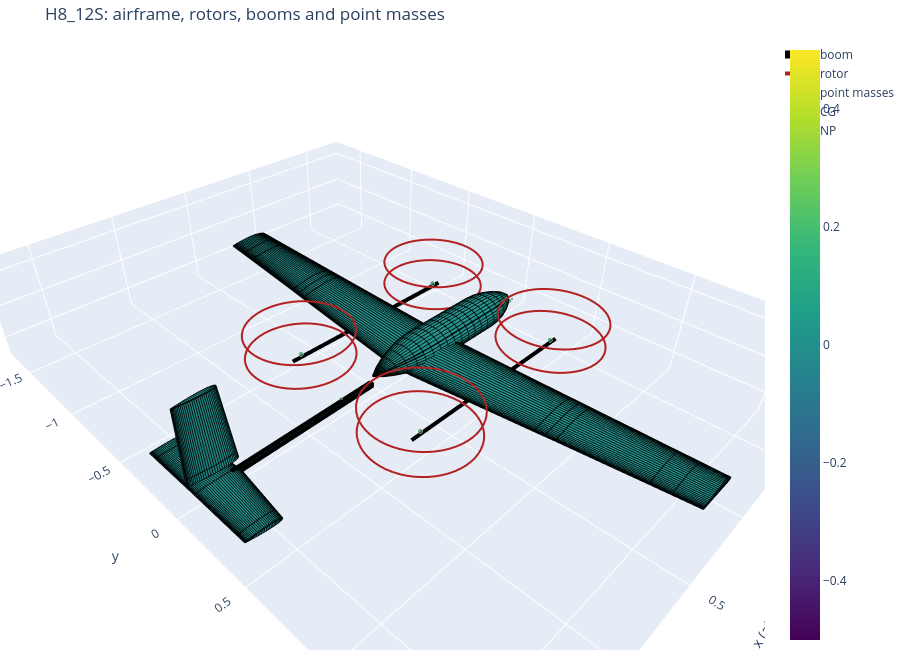

Notebook cell for this chart:
### Code cell
def draw_3d(rep):
    g = geometry(rep)
    fig = AIR._build(fuselages=True).draw(backend="plotly", show=False)
    for side in (-1, 1):
        fig.add_trace(go.Scatter3d(x=[g["x_c"] - g["L"] / 2, g["x_c"] + g["L"] / 2], y=[side * g["y_b"]] * 2, z=[g["z_b"]] * 2,
                                   mode="lines", line=dict(color="black", width=8), name="boom", showlegend=side < 0))
    t = np.linspace(0, 2 * np.pi, 60)
    for k, (x, y, z) in enumerate(g["rotors"]):
        fig.add_trace(go.Scatter3d(x=x + g["R"] * np.cos(t), y=y + g["R"] * np.sin(t), z=np.full_like(t, z), mode="lines",
                                   line=dict(color="firebrick", width=4), name="rotor", showlegend=k == 0))
    items = rep["items"]
    mx = max(j["mass_kg"] for j in items)
    fig.add_trace(go.Scatter3d(x=[i["x"] for i in items], y=[i["y"] for i in items], z=[i["z"] for i in items], mode="markers",
                               marker=dict(size=[3 + 14 * i["mass_kg"] / mx for i in items], color="seagreen", opacity=0.7),
                               text=[f"{i['name']}  {1000 * i['mass_kg']:.0f} g" for i in items], hoverinfo="text", name="point masses"))
    if "airframe" in rep:
        a = rep["airframe"]
        fig.add_trace(go.Scatter3d(x=[a["x_cg_m"]], y=[0], z=[0], mode="markers", marker=dict(size=8, color="green", symbol="diamond"), name="CG"))
        fig.add_trace(go.Scatter3d(x=[a["neutral_point_m"]], y=[0], z=[0], mode="markers", marker=dict(size=8, color="purple", symbol="x"), name="NP"))
    fig.update_layout(scene=dict(aspectmode="data", xaxis_title="x (aft)", yaxis_title="y", zaxis_title="z"), height=650,
                      title=f"{BEST_NAME}: airframe, rotors, booms and point masses", margin=dict(l=0, r=0, t=40, b=0))
    return fig

if have(BEST, "items", "design", "names", "R_m"):
    f3 = draw_3d(BEST)
    f3.write_html(str(OUT / "geometry_3d.html"))
    f3.show()
